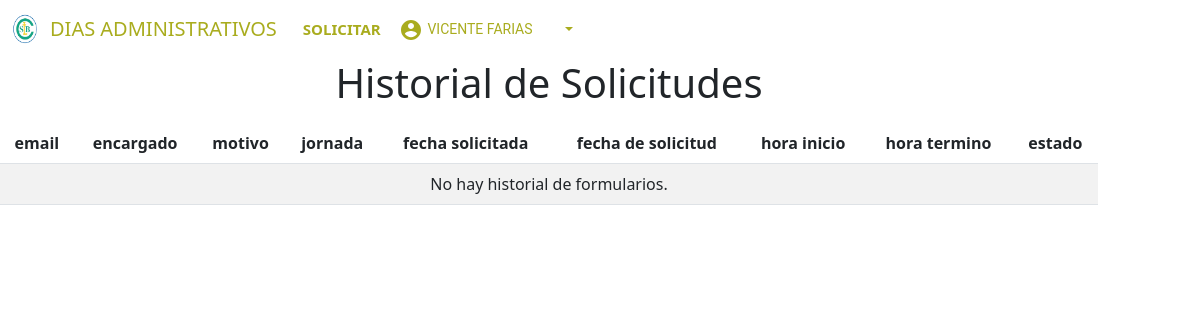
Page /historial/ (signed in) on the earlier database version.
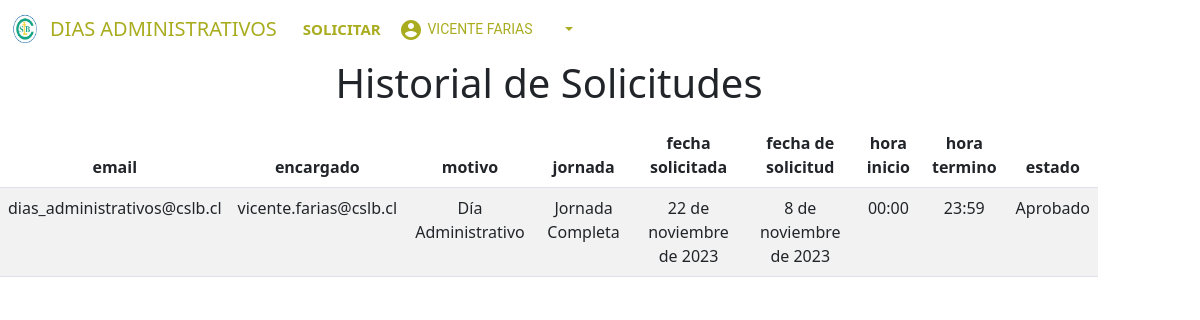
Same page on the later database version.
### proyectoapp/models.py (models this page shows, shortened)
class Formulario(models.Model):
    email = models.EmailField()
    encargado = models.EmailField(default='Sin encargado')
    motivo = models.IntegerField(choices=options_mot, default='Dia Administrativo')
    jornada = models.FloatField(choices=options_jor, default='Jornada Completa')
    fecha = models.DateField()
    hora_ingreso = models.TimeField()
    hora_regreso = models.TimeField()
    created_at = models.DateField(auto_now_add=True)
    estado = models.IntegerField(choices=options, default=2)
    group_id = models.IntegerField(default=None, null=True, blank=True)  # Campo para almacenar group_id
    encargado_id = models.IntegerField(default=None, null=True, blank=True)

### proyectoapp/views.py (the view)
# urls.py: path('historial/', login_required(views.historial), name='historial'),
def historial(request):
    usuario = request.user
    cursor = connection.cursor()
    cursor.execute("SELECT group_id FROM proyectoapp_user_groups WHERE user_id = %s", [usuario.id])
    group_id = cursor.fetchone()[0]  # Obtiene el primer valor de la consulta
    if group_id in [10, 4]:  # Verifica si group_id está en la lista [1, 2, 4]
        formListados = Formulario.objects.filter(group_id=group_id).order_by('created_at')
    elif group_id in [11]:
        formListados = Formulario.objects.order_by('created_at')
    else:
        pass
    return render(request, "proyectoapp/historial.html", {"formularios": formListados})

### proyectoapp/templates/proyectoapp/historial.html (shortened to what this page needs)
{% extends "../base.html" %} {% load crispy_forms_tags%} {% load static %}
{%block content%}
<!DOCTYPE html>
<html lang="en">
<head>
    <link rel="stylesheet" type="text/css" href='{% static "CSS/body_nav.css"%}' />
    <link rel="stylesheet" type="text/css" href='{% static "CSS/style_so.css"%}' />
    <link href="https://cdn.jsdelivr.net/npm/bootstrap@5.3.0-alpha1/dist/css/bootstrap.min.css" rel="stylesheet"
 />
    <link rel="stylesheet" href="https://cdnjs.cloudflare.com/ajax/libs/font-awesome/4.7.0/css/font-awesome.min.css" />
    <link rel="stylesheet" href="https://cdnjs.cloudflare.com/ajax/libs/animate.css/4.1.1/animate.min.css" />
</head>
<body>
    <div class="row" style="text-align: center;">
        <div class="col-sm-12 col-md-6 col-lg-12 col-xl-11">
            <h1>Historial de Solicitudes</h1>
            <div class="table-responsive py-2">
                <table class="table table-striped">
                    <thead>
                        <tr>
                            <th>email</th>
                            <th>encargado</th>
                            <th>motivo</th>
                            <th>jornada</th>
                            <th>fecha solicitada</th>
                            <th>fecha de solicitud</th>
                            <th>hora inicio</th>
                            <th>hora termino</th>
                            <th>estado</th>
                        </tr>
                    </thead>
                    <tbody>
                        {% if formularios %}
                        {% for c in formularios %}
                        <tr>
                            <td>{{c.email}}</td>
                            <td>{{c.encargado}}</td>
                            <td>
                                {% if c.motivo == 0 %}
                                Día de Cumpleaños
                                {% elif c.motivo == 1 %}
                                Día Administrativo
                                {% else %}
                                {{c.motivo}}
                                {% endif %}
                            </td>
                            <td>
                                {% if c.jornada == 1 %}
                                Jornada Completa
                                {% elif c.jornada == 0.5 %}
                                1/2 Jornada
                                {% elif c.jornada == 0.25 %}
                                1/4 Jornada
                                {% else %}
                                {{c.jornada}}
                                {% endif %}
                            </td>
                            <td>{{c.fecha}}</td>
                            <td>{{c.created_at}}</td>
                            <td>{{c.hora_ingreso}}</td>
                            <td>{{c.hora_regreso}}</td>
                            <td>
                                {% if c.estado == 0 %}
                                Denegado
                                {% elif c.estado == 1 %}
                                Aprobado
                                {% elif c.estado == 2 %}
                                Pendiente
                                {% elif c.estado == 3 %}
                                Tomado
                                {% elif c.estado == 4 %}
                                No Tomado
                                {% else %}
                                {{ c.estado }}
                                {% endif %}
                            </td>
                        </tr>
                        {% endfor %}
                        {% else %}
                        <tr>
                            <td style="text-align: center;" colspan="10">No hay historial de formularios.</td>
                        </tr>
                        {% endif %}
                    </tbody>
                </table>
            </div>
        </div>
    </div>
</body>
</html>
{% endblock %}

Differences in the rows shown:
added Formulario: email "dias_administrativos@cslb.cl", encargado "vicente.farias@cslb.cl", motivo "Día Administrativo", jornada "Jornada Completa", fecha "22 de noviembre de 2023", created_at "8 de noviembre de 2023", hora_ingreso "00:00", hora_regreso "23:59", estado "Aprobado"
Other differences:
text no longer shown: "No hay historial de formularios."
